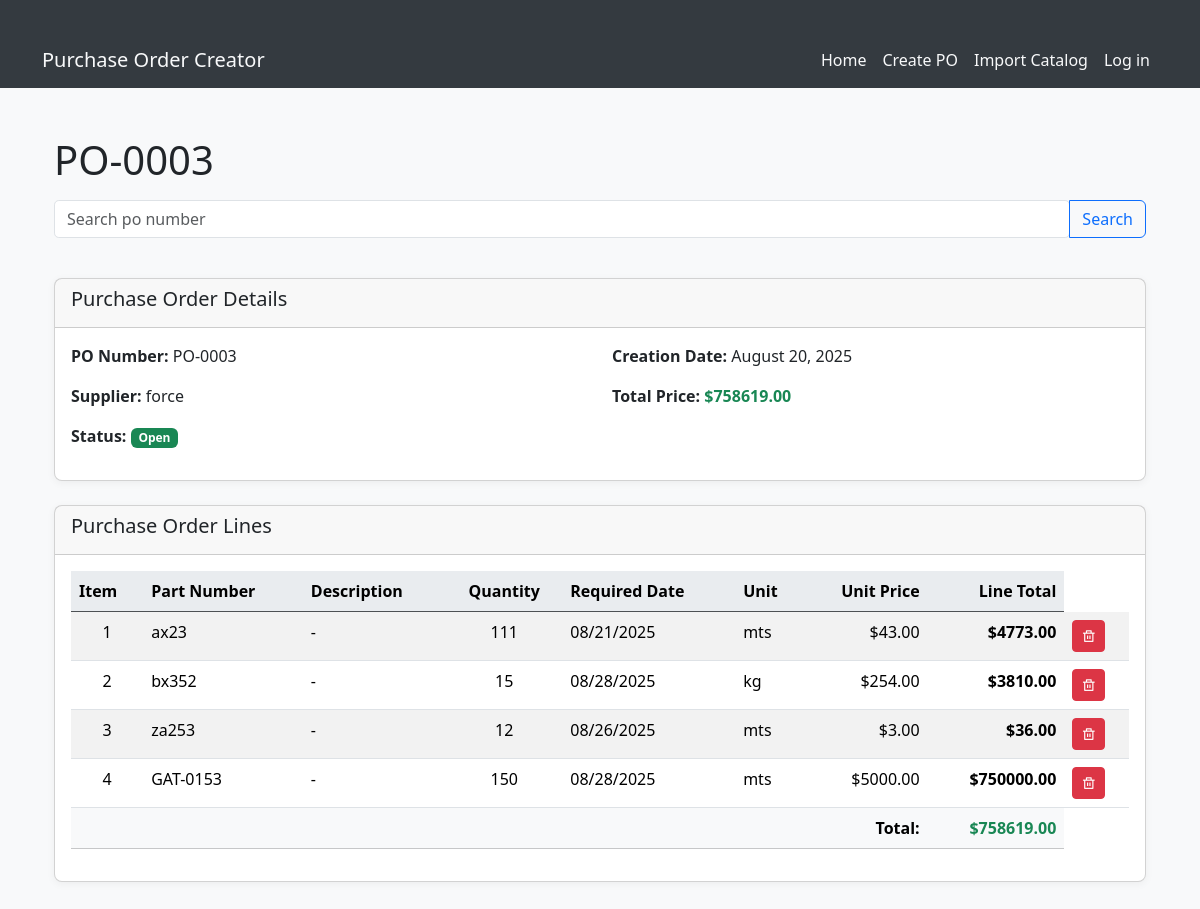
/view/PO-0003, run on the app's committed database.
### app.py (models this page shows, shortened)
class PurchaseOrder(db.Model):
    __tablename__= "purchase_order"
    id:Mapped[int] = mapped_column(Integer, primary_key=True, unique=True)
    po_number:Mapped[str] = mapped_column(String, nullable=True)
    creation_date:Mapped[datetime.date] = mapped_column(Date)
    supplier:Mapped[str] = mapped_column(String)
    total_price:Mapped[float] = mapped_column(Float)
    status:Mapped[str] = mapped_column(String, default="open")
    lines:Mapped[list["POLines"]] = relationship('POLines', back_populates='po')

class POLines(db.Model):
    __tablename__= "po_lines"
    id:Mapped[int] = mapped_column(Integer, primary_key= True, unique=True)
    po_id: Mapped[int] = mapped_column(ForeignKey("purchase_order.id"), nullable=False)
    item:Mapped[int] =  mapped_column(Integer)
    part_number:Mapped[str] = mapped_column(String, nullable=True)
    description:Mapped[str]= mapped_column(String, nullable=True)
    quantity:Mapped[int] = mapped_column(Integer, nullable=True)
    req_date:Mapped[datetime.date] = mapped_column(Date, nullable=True)
    unit:Mapped[str] = mapped_column(String, nullable=True)
    unit_price:Mapped[float] = mapped_column(Float, nullable=True)
    line_total:Mapped[float] = mapped_column(Float, nullable=True)
    po:Mapped["PurchaseOrder"] = relationship('PurchaseOrder', back_populates='lines')

### app.py (the view)
@app.route('/view/<string:po_code>', methods=['GET'])
def view_po(po_code):
    purchase_order = db.session.execute(db.select(PurchaseOrder).where(PurchaseOrder.po_number.ilike(po_code))).scalar()
    if not purchase_order:
        flash('PO not found.', 'danger')
        return render_template('view.html', purchase_order=purchase_order)
    po_lines = db.session.execute(db.select(POLines).where(POLines.po_id == purchase_order.id).order_by(POLines.item)).scalars().all()
    return render_template('view.html', purchase_order=purchase_order, po_lines=po_lines)

### templates/view.html (shortened to what this page needs)
{% extends 'base.html' %}
    {% block styles %}
        {{ bootstrap.load_css() }}
        <link rel="stylesheet" href="{{ url_for('static', filename='styles.css')}}">
    {% endblock %}
{% block content %}
    <div class="container mt-4">
        <div class="row mb-4">
            <div class="col">
                <form action="{{ url_for('search_po') }}" method="GET">
                    <h3 class="display-6">{{ purchase_order.po_number }}</h3>
                    <div class="input-group mb-3">
                        <input type="text" class="form-control" name="po_code" placeholder="Search po number">
                        <button type="submit" class="btn btn-outline-primary">Search</button>
                    </div>
                </form>
            </div>
        </div>
        <div class="card mb-4">
            <div class="card-header">
                <h5>Purchase Order Details</h5>
            </div>
            <div class="card-body">
                <div class="row">
                    <div class="col-md-6">
                        <p><strong>PO Number:</strong> {{ purchase_order.po_number }}</p>
                        <p><strong>Supplier:</strong> {{ purchase_order.supplier }}</p>
                        <p><strong>Status:</strong>
                            <span class="badge bg-{% if purchase_order.status == 'open' %}success{% elif purchase_order.status == 'closed' %}secondary{% else %}warning{% endif %}">
                                {{ purchase_order.status|title }}
                            </span>
                        </p>
                    </div>
                    <div class="col-md-6">
                        <p><strong>Creation Date:</strong> {{ purchase_order.creation_date.strftime('%B %d, %Y') }}</p>
                        <p><strong>Total Price:</strong> <span class="fw-bold text-success">${{ "%.2f"|format(purchase_order.total_price) }}</span></p>
                    </div>
                </div>
            </div>
        </div>
        <div class="card">
            <div class="card-header">
                <h5>Purchase Order Lines</h5>
            </div>
            <div class="card-body">
                {% if po_lines %}
                    <div class="table-responsive">
                        <table class="table table-striped table-hover">
                            <thead class="table-dark">
                                <tr>
                                    <th>Item</th>
                                    <th>Part Number</th>
                                    <th>Description</th>
                                    <th class="text-center">Quantity</th>
                                    <th>Required Date</th>
                                    <th>Unit</th>
                                    <th class="text-end">Unit Price</th>
                                    <th class="text-end">Line Total</th>
                                </tr>
                            </thead>
                            <tbody>
                                {% for line in po_lines %}
                                    <tr>
                                        <td class="text-center">{{ line.item }}</td>
                                        <td>{{ line.part_number or '-' }}</td>
                                        <td>{{ line.description or '-' }}</td>
                                        <td class="text-center">{{ line.quantity }}</td>
                                        <td>{{ line.req_date.strftime('%m/%d/%Y') if line.req_date else '-' }}</td>
                                        <td>{{ line.unit or '-' }}</td>
                                        <td class="text-end">${{ "%.2f"|format(line.unit_price) if line.unit_price else '0.00' }}</td>
                                        <td class="text-end fw-bold">
                                            {% if line.quantity and line.unit_price %}
                                                ${{ "%.2f"|format(line.quantity * line.unit_price) }}
                                            {% else %}
                                                $0.00
                                            {% endif %}
                                        </td>
                                        <td>
                                            <a class="btn btn-danger btn-sm" href="{{ url_for('delete_line', po_code=purchase_order.po_number, line_id=line.id) }}"
                                                onclick="return confirm('Are you sure you want to delete this line?')">
                                                <i class="ri-delete-bin-line"></i>
                                            </a>
                                        </td>
                                    </tr>
                                {% endfor %}
                            </tbody>
                            <tfoot class="table-light">
                                <tr>
                                    <td colspan="7" class="text-end fw-bold">Total:</td>
                                    <td class="text-end fw-bold text-success">${{ "%.2f"|format(purchase_order.total_price) }}</td>
                                </tr>
                            </tfoot>
                        </table>
                    </div>
                {% else %}
                    <div class="alert alert-info">
                        <i class="bi bi-info-circle"></i> No lines found for this Purchase Order.
                    </div>
                {% endif %}
            </div>
        </div>
    </div>
{% endblock %}

### static/styles.css (style rules this page uses)
body { background-color: #f8f9fa; font-family: 'Segoe UI', Tahoma, Geneva, Verdana, sans-serif; color: #212529; margin: 0; padding-bottom: 60px; }
h1, h2, h3, h4 { font-weight: 600; margin-top: 1.5rem; margin-bottom: 1rem; }
.card { box-shadow: 0 2px 8px rgba(0,0,0,0.05); border-radius: 0.5rem; }
.container { margin-top: 2rem; }
.table th { background-color: #e9ecef; font-weight: 600; color: black; }
input, select, textarea { border-radius: 0.3rem !important; }
.mt-4 { margin-top: 1.5rem !important; }
.mb-3 { margin-bottom: 1rem !important; }

### data on the page
PurchaseOrder: po_number "PO-0003", supplier "force", status "Open", creation_date "August 20, 2025", total_price "758619.00"
POLines: item "1", part_number "ax23", description "-", quantity "111", req_date "08/21/2025", unit "mts", unit_price "43.00", line.quantity*line.unit_price "4773.00"
POLines: item "2", part_number "bx352", description "-", quantity "15", req_date "08/28/2025", unit "kg", unit_price "254.00", line.quantity*line.unit_price "3810.00"
POLines: item "3", part_number "za253", description "-", quantity "12", req_date "08/26/2025", unit "mts", unit_price "3.00", line.quantity*line.unit_price "36.00"
POLines: item "4", part_number "GAT-0153", description "-", quantity "150", req_date "08/28/2025", unit "mts", unit_price "5000.00", line.quantity*line.unit_price "750000.00"
